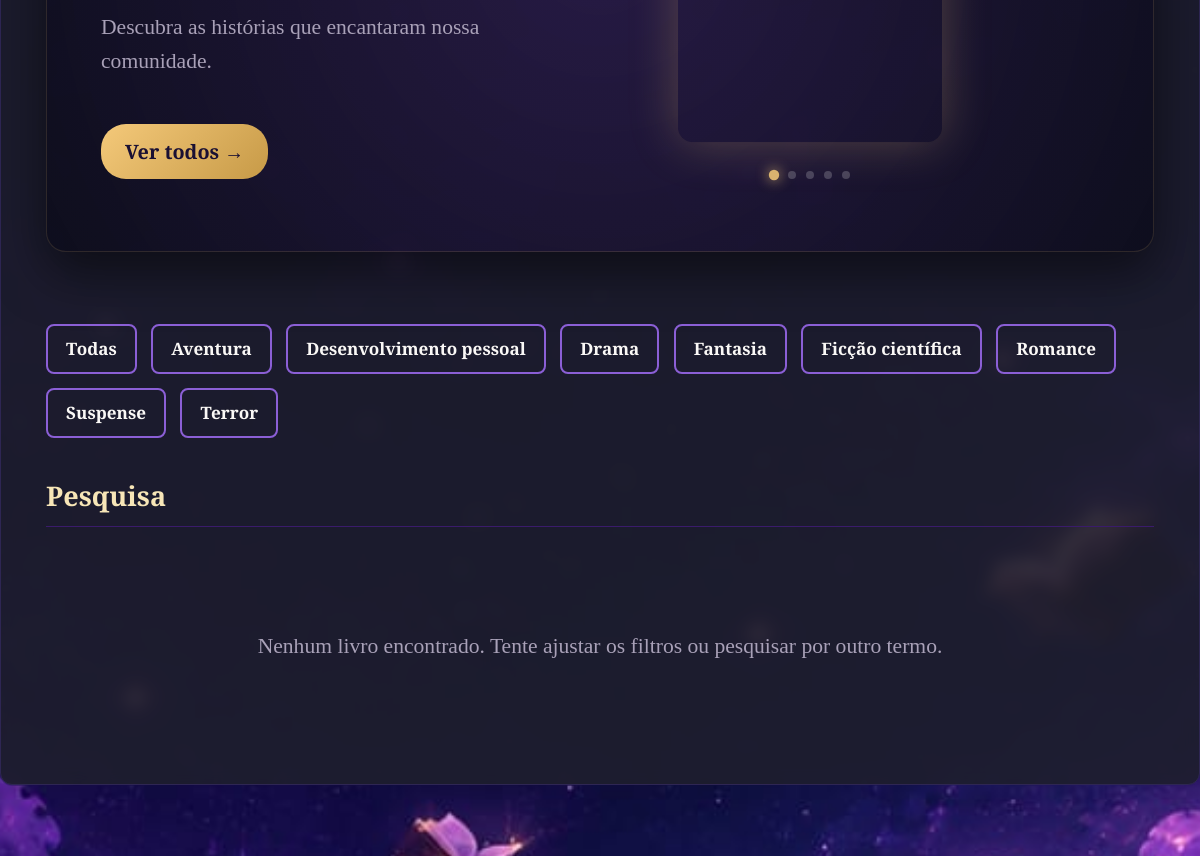
Before: /pesquisa/ (middle part) with the older database file.
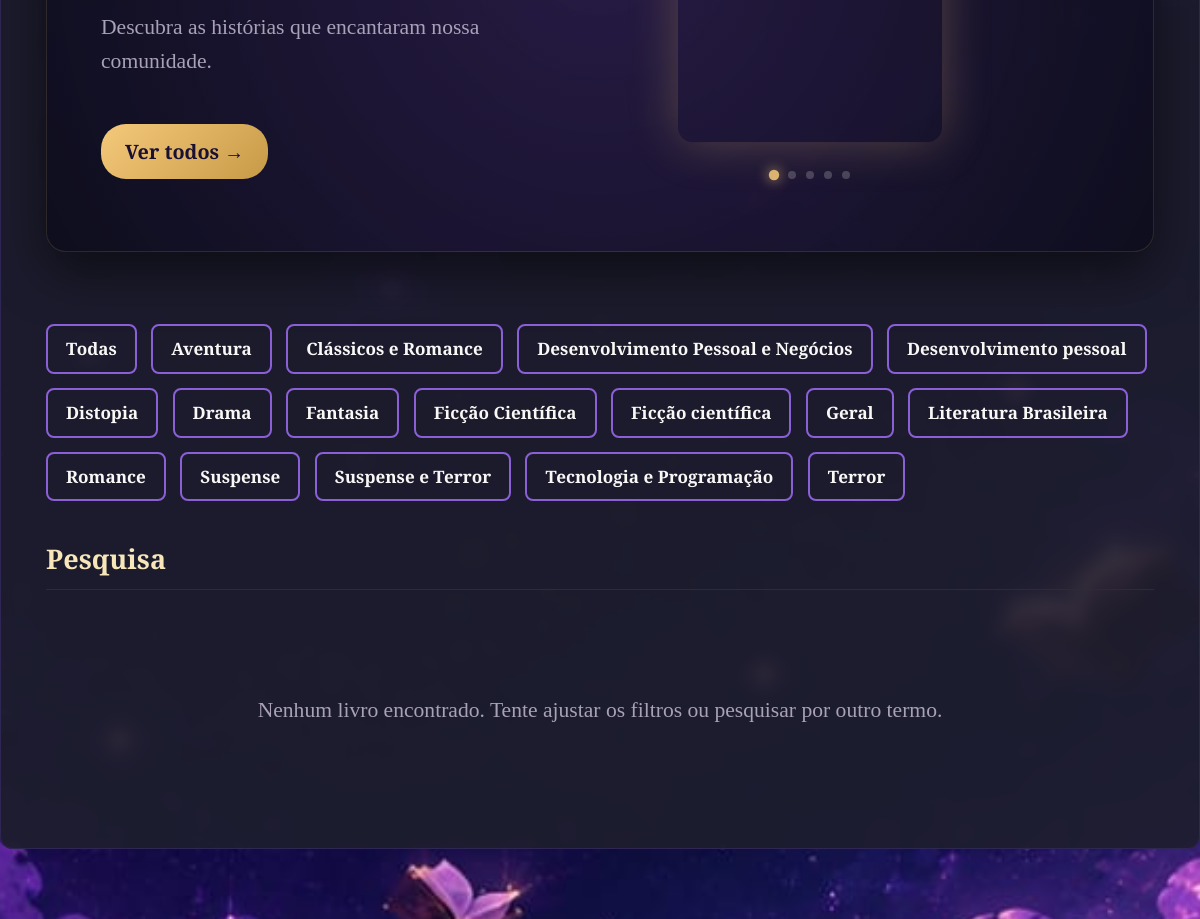
After: the same page with the newer database file.
### loja/models.py (models this page shows, shortened)
class Categoria(models.Model):
    nome = models.CharField(max_length=80, unique=True)
    class Meta:
        ordering = ["nome"]
        verbose_name_plural = "categorias"

### loja/views.py (the view)
# urls.py: path("pesquisa/", views.pesquisa, name="pesquisa"),
def pesquisa(request):
    termo = request.GET.get("q", "").strip()
    livros = Livro.objects.none()
    if termo:
        livros = Livro.objects.filter(
            Q(titulo__icontains=termo) | Q(autor__icontains=termo) | Q(categoria__nome__icontains=termo)
        ).distinct()
    return render(request, "catalogo.html", {
        "secao": f'Resultados para "{termo}"' if termo else "Pesquisa",
        "livros": livros,
        "categorias": Categoria.objects.all(),
    })

### loja/context_processors.py (called while the page is built)
def carrinho(request):
    if request.user.is_authenticated:
        return {"qtd_carrinho": sum(request.user.itens_carrinho.values_list("quantidade", flat=True))}
    return {"qtd_carrinho": 0}

### templates/catalogo.html (shortened to what this page needs)
{% extends "home.html" %}
{% block conteudo %}
<section class="hero-destaque">
  <div class="hero-info">
    <p>Descubra as histórias que encantaram nossa comunidade.</p>
    <a href="#titulo-catalogo" class="btn-gold">Ver todos →</a>
  </div>
  <div class="carousel-container">
    <div class="carousel">
      <div class="carousel-item active">
      </div>
      <div class="carousel-item next">
      </div>
      <div class="carousel-item prev">
      </div>
    </div>
    <div class="carousel-dots">
      <span class="dot active"></span>
      <span class="dot"></span>
      <span class="dot"></span>
      <span class="dot"></span>
      <span class="dot"></span>
    </div>
  </div>
</section>
<nav class="chips" aria-label="Filtrar por categorias" style="display: flex; gap: 0.8rem; margin: 2rem 0; flex-wrap: wrap;">
  <a class="botao secundario pequeno {% if not categoria_ativa %}ativo{% endif %}" href="{% url 'categorias' %}">Todas</a>
  {% for c in categorias %}
  <a class="botao secundario pequeno {% if categoria_ativa == c %}ativo{% endif %}" href="{% url 'categoria' c.pk %}">{{ c.nome }}</a>
  {% endfor %}
</nav>
<section aria-labelledby="titulo-catalogo">
  <h2 id="titulo-catalogo" class="secao">{{ secao }}</h2>
  <div class="grade">
    {% for livro in livros %}
      {% include "parciais/card.html" %}
    {% empty %}
      <div style="grid-column: 1 / -1; text-align: center; padding: 3rem;">
        <p class="vazio" role="alert" style="color: var(--cor-texto-suave); font-size: 1.2rem;">Nenhum livro encontrado. Tente ajustar os filtros ou pesquisar por outro termo.</p>
      </div>
    {% endfor %}
  </div>
</section>
{% endblock %}

Changed rows visible on the page:
added Categoria: nome "Clássicos e Romance"
added Categoria: nome "Desenvolvimento Pessoal e Negócios"
added Categoria: nome "Distopia"
added Categoria: nome "Ficção Científica"
added Categoria: nome "Geral"
added Categoria: nome "Literatura Brasileira"
added Categoria: nome "Suspense e Terror"
added Categoria: nome "Tecnologia e Programação"
